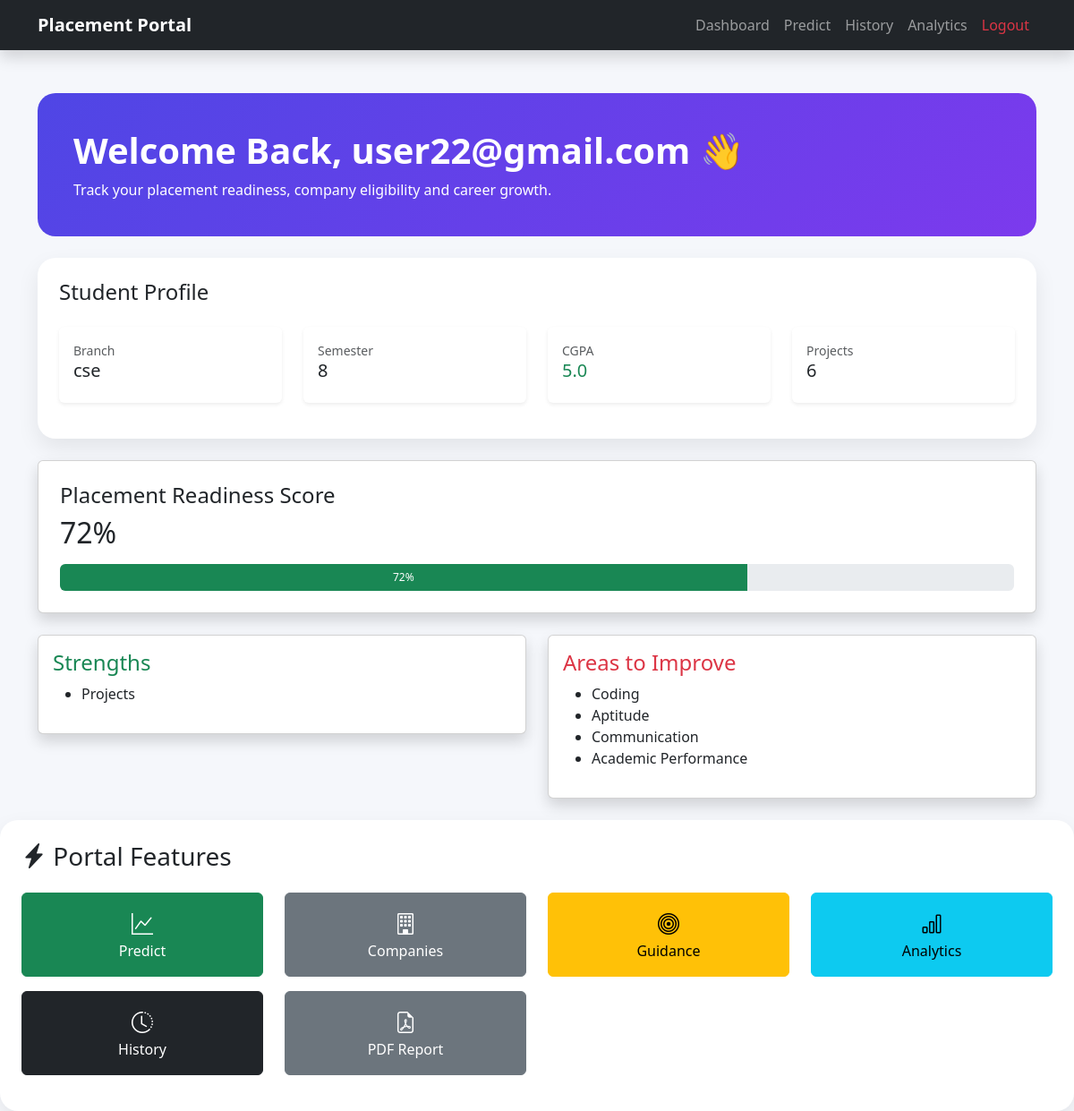
Screenshot of /dashboard/ (signed in) with the database file from the repository.
### students/models.py (models this page shows, shortened)
class Student(models.Model):
    user = models.OneToOneField(
        User,
        on_delete=models.CASCADE,
        null=True,
        blank=True
    )
    name = models.CharField(max_length=100)
    email = models.EmailField(unique=True)
    branch = models.CharField(max_length=50, blank=True)
    semester = models.IntegerField(default=0)
    cgpa = models.FloatField(default=0)
    aptitude = models.IntegerField(default=0)
    coding = models.IntegerField(default=0)
    communication = models.IntegerField(default=0)
    projects = models.IntegerField(default=0)

### students/views.py (the view)
# urls.py: path('dashboard/', views.dashboard, name='dashboard'),
def dashboard(request):
    student = Student.objects.filter(
        user=request.user
    ).first()
    history = PredictionHistory.objects.filter(
        student=student
    )
    total_predictions = history.count()
    total_placed = history.filter(
        prediction="Placed"
    ).count()
    total_not_placed = history.filter(
        prediction="Not Placed"
    ).count()
    if total_predictions > 0:
        placement_rate = (
            total_placed / total_predictions
        ) * 100
    else:
        placement_rate = 0
    readiness_score = 0
    strengths = []
    weaknesses = []
    placement_probability = 0
    if student:
        readiness_score = round(
            (
                (student.cgpa * 10) +
                student.aptitude +
                student.coding +
                student.communication +
                (student.projects * 5)
            ) / 4
        )
        placement_probability = min(
            100,
            round(
                (
                    (student.cgpa * 10) +
                    student.aptitude +
                    student.coding +
                    student.communication +
                    (student.projects * 5)
                ) / 4
            )
        )
    if student.coding >= 80:
     strengths.append("Coding")
    else:
     weaknesses.append("Coding")
    if student.aptitude >= 80:
     strengths.append("Aptitude")
    else:
     weaknesses.append("Aptitude")
    if student.communication >= 80:
     strengths.append("Communication")
    else:
     weaknesses.append("Communication")
    if student.cgpa >= 8:
     strengths.append("Academic Performance")
    else:
     weaknesses.append("Academic Performance")
    if student.projects >= 5:
     strengths.append("Projects")
    else:
     weaknesses.append("Projects")
    roadmap = []
    if student:
     if student.aptitude < 70:
        roadmap.append(
            "Practice Aptitude daily for 30 minutes"
        )
    if student.coding < 70:
        roadmap.append(
            "Solve DSA problems regularly"
        )
    if student.communication < 70:
        roadmap.append(
            "Improve communication and interview skills"
        )
    if student.projects < 3:
        roadmap.append(
            "Build more projects and upload them to GitHub"
        )
    if student.cgpa < 7:
        roadmap.append(
            "Focus on improving academic performance"
        )
    context = {
    'student': student,
    'total_predictions': total_predictions,
    'total_placed': total_placed,
    'total_not_placed': total_not_placed,
    'prediction_history': history,
    'placement_rate': round(
        placement_rate,
        2
    ),
    'roadmap': roadmap,
    'readiness_score': readiness_score,
    'strengths': strengths,
'placement_probability': placement_probability,
    'weaknesses': weaknesses
}
    return render(
        request,
        'dashboard.html',
        context
    )

### templates/dashboard.html (shortened to what this page needs)
<!DOCTYPE html>
<html>
<head>
    <link href="https://cdn.jsdelivr.net/npm/bootstrap@5.3.3/dist/css/bootstrap.min.css"
          rel="stylesheet">
<link rel="stylesheet"
href="https://cdn.jsdelivr.net/npm/bootstrap-icons@1.11.3/font/bootstrap-icons.min.css">
</head>
<body>
<nav class="navbar navbar-expand-lg navbar-dark bg-dark shadow">
    <div class="container">
        <a class="navbar-brand fw-bold"
           href="/dashboard/">
            Placement Portal
        </a>
        <div class="collapse navbar-collapse"
             id="navbarNav">
            <ul class="navbar-nav ms-auto">
                <li class="nav-item">
                    <a class="nav-link"
                       href="/dashboard/">
                        Dashboard
                    </a>
                </li>
                <li class="nav-item">
                    <a class="nav-link"
                       href="/predict/">
                        Predict
                    </a>
                </li>
                <li class="nav-item">
                    <a class="nav-link"
                       href="/history/">
                        History
                    </a>
                </li>
                <li class="nav-item">
                    <a class="nav-link"
                       href="/analytics/">
                        Analytics
                    </a>
                </li>
                <li class="nav-item">
                    <a class="nav-link text-danger"
                       href="/logout/">
                        Logout
                    </a>
                </li>
            </ul>
        </div>
    </div>
</nav>
<div class="container mt-5">
    <div class="hero-card mb-4">
    <h1>
        Welcome Back,
        {{ request.user.username }} 👋
    </h1>
    <p class="mb-0">
        Track your placement readiness,
        company eligibility and career growth.
    </p>
    </div>
    <div class="custom-card p-4 mb-4">
    <h4 class="mb-4">
        Student Profile
    </h4>
    <div class="row">
        <div class="col-md-3 mb-3">
            <div class="card border-0 shadow-sm p-3">
                <small class="text-muted">Branch</small>
                <h5>{{ student.branch }}</h5>
            </div>
        </div>
        <div class="col-md-3 mb-3">
            <div class="card border-0 shadow-sm p-3">
                <small class="text-muted">Semester</small>
                <h5>{{ student.semester }}</h5>
            </div>
        </div>
        <div class="col-md-3 mb-3">
            <div class="card border-0 shadow-sm p-3">
                <small class="text-muted">CGPA</small>
                <h5 class="text-success">
                    {{ student.cgpa }}
                </h5>
            </div>
        </div>
        <div class="col-md-3 mb-3">
            <div class="card border-0 shadow-sm p-3">
                <small class="text-muted">Projects</small>
                <h5>{{ student.projects }}</h5>
            </div>
        </div>
    </div>
</div>
<div class="card p-4 mt-3 mb-4 shadow">
    <h4>
        Placement Readiness Score
    </h4>
    <h2 class="mb-3">
        {{ readiness_score }}%
    </h2>
   <div class="progress" style="height:30px;">
    <div class="progress-bar bg-success"
         role="progressbar"
         style="width: {{ readiness_score }}%;">
        {{ readiness_score }}%
    </div>
</div>
    </div>
<div class="row mt-4">
    <div class="col-md-6">
        <div class="card p-3 shadow">
            <h4 class="text-success">
                Strengths
            </h4>
            <ul>
                {% for item in strengths %}
                <li>{{ item }}</li>
                {% endfor %}
            </ul>
        </div>
    </div>
    <div class="col-md-6">
        <div class="card p-3 shadow">
            <h4 class="text-danger">
                Areas to Improve
            </h4>
            <ul>
                {% for item in weaknesses %}
                <li>{{ item }}</li>
                {% endfor %}
            </ul>
        </div>
    </div>
</div>
</div>
   <div class="custom-card p-4 mt-4">
    <h3 class="mb-4">
        <i class="bi bi-lightning-charge-fill"></i>
        Portal Features
    </h3>
    <div class="row">
        <div class="col-md-3 mb-3">
            <a href="/predict/" class="btn btn-success w-100 p-3">
                <i class="bi bi-graph-up fs-4"></i><br>
                Predict
            </a>
        </div>
        <div class="col-md-3 mb-3">
            <a href="/company-eligibility/" class="btn btn-secondary w-100 p-3">
                <i class="bi bi-building fs-4"></i><br>
                Companies
            </a>
        </div>
        <div class="col-md-3 mb-3">
            <a href="/career-guidance/" class="btn btn-warning w-100 p-3">
                <i class="bi bi-bullseye fs-4"></i><br>
                Guidance
            </a>
        </div>
        <div class="col-md-3 mb-3">
            <a href="/analytics/" class="btn btn-info w-100 p-3">
                <i class="bi bi-bar-chart fs-4"></i><br>
                Analytics
            </a>
        </div>
        <div class="col-md-3 mb-3">
            <a href="/history/" class="btn btn-dark w-100 p-3">
                <i class="bi bi-clock-history fs-4"></i><br>
                History
            </a>
        </div>
        <div class="col-md-3 mb-3">
            <a href="/download-report/" class="btn btn-secondary w-100 p-3">
                <i class="bi bi-file-earmark-pdf fs-4"></i><br>
                PDF Report
            </a>
        </div>
    </div>
</div>
</body>
</html>

### templates/dashboard.html (style rules this page uses)
body { background:#f5f7fb; }
.hero-card { background:linear-gradient( 135deg, #4f46e5, #7c3aed ); color:white; border-radius:20px; padding:40px; overflow:hidden; }
.hero-card h1 { font-size:2.5rem; font-weight:700; }
.custom-card { border:none; border-radius:15px; box-shadow:0 8px 20px rgba(0,0,0,0.08); }
.custom-card { background:white; border:none; border-radius:20px; box-shadow:0 10px 25px rgba(0,0,0,0.08); }

### rows the page displays
Student: branch "cse", semester "8", cgpa "5.0", projects "6"

### other values shown
{{ request.user.username }} "user22@gmail.com"
{{ readiness_score }} "72"
{{ item }} "Projects"
{{ item }} "Coding" "Aptitude" "Communication" "Academic Performance"
